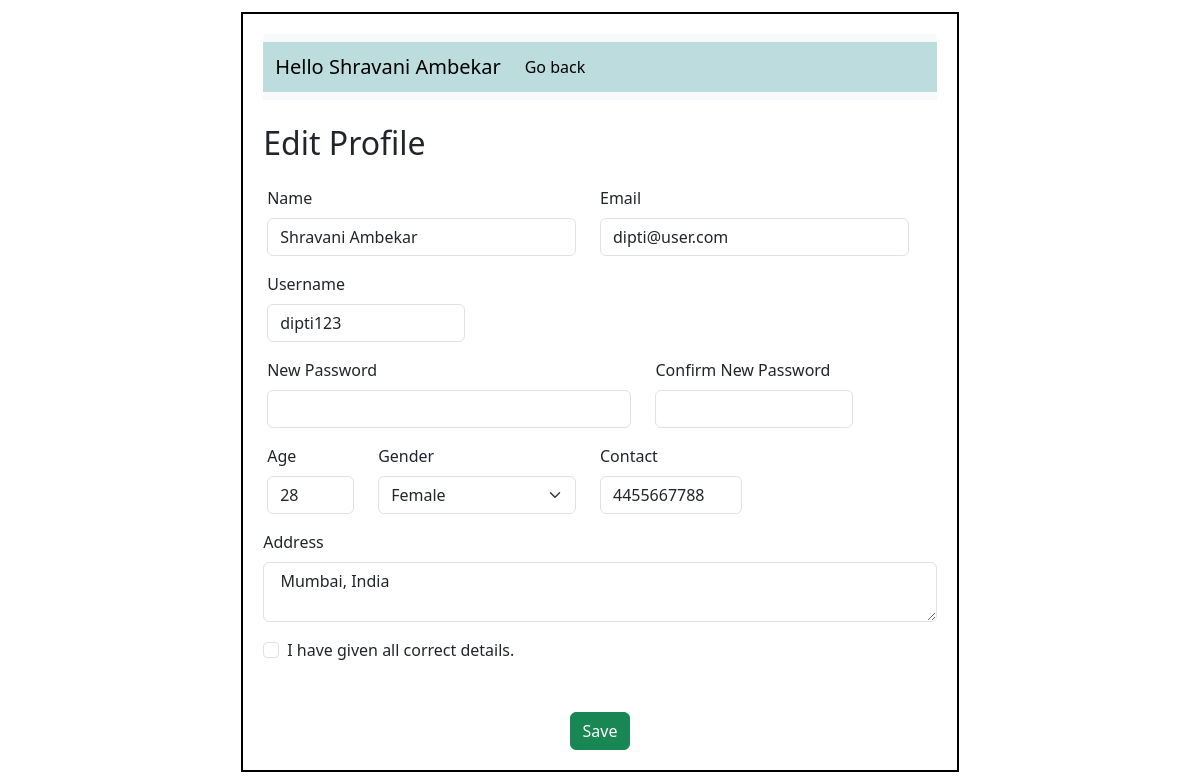
Page /edit_patient/3 on the earlier database version.
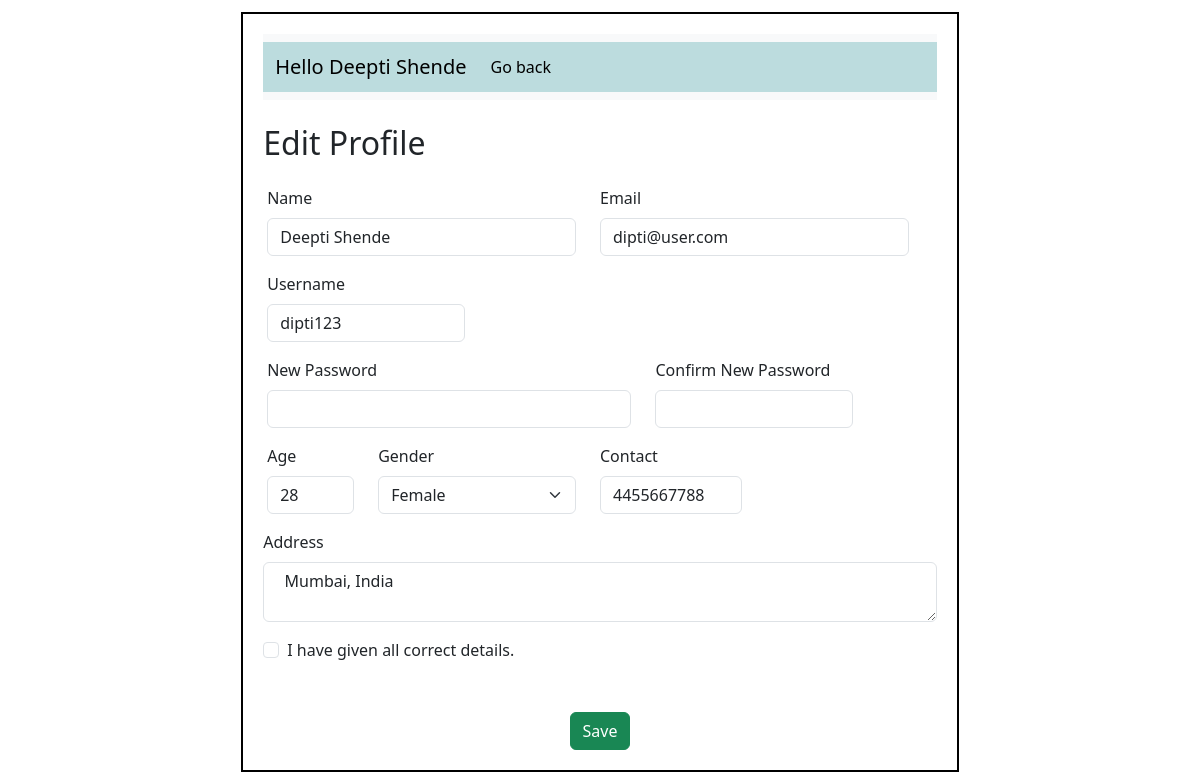
Same page on the later database version.
### application/models.py (models this page shows)
class Patient(db.Model):
    __tablename__ = "Patient"
    patient_id = db.Column(db.Integer, primary_key=True)
    name = db.Column(db.String(), nullable=False)
    phone = db.Column(db.String())
    age = db.Column(db.Integer)
    gender = db.Column(db.String())
    email = db.Column(db.String(), unique=True)
    username = db.Column(db.String(), unique=True, nullable=False)
    password = db.Column(db.String(), nullable=False)
    address = db.Column(db.String())
    patient_type = db.Column(db.String(), default='OPD')  # OPD/IPD
    status = db.Column(db.String(), default='Active')
    consultant = db.Column(db.Integer, db.ForeignKey('Doctor.doctor_id'))  #foreignkey
    appointments = db.relationship('Appointment', backref='patient', lazy=True)  # relationship
    treatment = db.relationship('Treatment', backref='patient', lazy=True) #realtionship

### application/controllers.py (the view, shortened to what this page needs)
@app.route('/edit_patient/<int:pat_id>', methods=['GET','POST'])
def edit_patient(pat_id):
    patient = Patient.query.filter_by(patient_id=pat_id).first()
    return render_template('edit_patient.html', patient=patient)

### templates/edit_patient.html (shortened to what the changed rows need)
<!DOCTYPE html>
<html lang="en">
    <head>
        <link rel="stylesheet" href="/static/style.css">
        <link href="https://cdn.jsdelivr.net/npm/bootstrap@5.3.8/dist/css/bootstrap.min.css" rel="stylesheet"
>
    </head>
    <body>
        <div id="main">
            <div id="canvas">
                <nav class="navbar navbar-expand-lg bg-body-tertiary">
                    <div id="nav" class="container-fluid">
                        <a class="navbar-brand" href="#">Hello {{patient.name}}</a>
                        <div class="collapse navbar-collapse" id="navbarSupportedContent">
                            <ul class="navbar-nav me-auto mb-2 mb-lg-0">
                            </ul>
                        </div>
                    </div>
                </nav> <br>
                <div id="content">
                    <h2>Edit Profile</h2> <br>
                    <form  class="row g-3" action="/edit_patient/{{patient.patient_id}}" method="post">
                        <div class="row gy-1">
                            <div class="col-md-6">
                                <label for="inputname" class="form-label">Name</label>
                                <input type="text" class="form-control" id="inputname" value="{{patient.name}}" name="name">
                            </div>
                            <div class="col-md-6">
                                <label for="inputEmail4" class="form-label">Email</label>
                                <input type="email" class="form-control" id="inputEmail4" value="{{patient.email}}" readonly>
                            </div>
                        </div> <br> <br>
                        <div class="row gy-2">
                            <div class="col-md-4">
                                <label for="user" class="form-label">Username</label>
                                <input type="text" class="form-control" id="user" name="uname" value="{{patient.username}}" readonly>
                            </div>
                        </div> <br>
                         <br>
                        <div class="row row gy-2">
                            <div class="col-2">
                                <label for="age" class="form-label">Age</label>
                                <input type="text" class="form-control" id="age" value="{{patient.age}}" name="age">
                            </div>
                            <div class="col-4">
                                <label for="gen" class="form-label">Gender</label>
                                <select id="gen" name="gender" class="form-select">
                                <option value="Female" {% if patient.gender == "Female" %}selected{% endif %}>Female</option>
                                </select>
                            </div>
                            <div class="col-3">
                                <label for="phone" class="form-label">Contact</label>
                                <input type="text" class="form-control" id="phone" name="phone" value="{{patient.phone}}" pattern="\d{10}" minlength="10" maxlength="10" title="Phone number must be exactly 10 digits">
                            </div>
                        </div> <br>
                        <div class="col-12">
                            <label for="inputAddress" class="form-label">Address</label>
                            <textarea class="form-control" id="inputAddress" style="height: 60px;" name="address" > {{ patient.address }}</textarea>
                        </div> <br>
                    </form>
                </div>
            </div>
        </div>
    </body>
</html>

Differences in the rows shown:
changed Patient "dipti@user.com": name "Shravani Ambekar" → "Deepti Shende"
